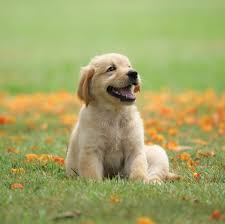
#> input picture dog1.jpg, 225 x 224 px
$ jupyter execute --allow-errors OpenCv.ipynb
#> lines starting #> are read from the running program, lines starting #| are printed output that depends on the picture
[cell 1]
import cv2 as cv
import numpy as np

[cell 2]
# read and show image

[cell 3]
img = cv.imread("dog1.jpg")
#> img is the input picture: shape (224, 225, 3); mean B, G, R 102.4, 164.2, 162
cv.imshow("dog",img)
cv.waitKey(0)
cv.destroyAllWindows()

[cell 4]
#image read and resize

[cell 5]
imgSlide = cv.imread("img.jpg")
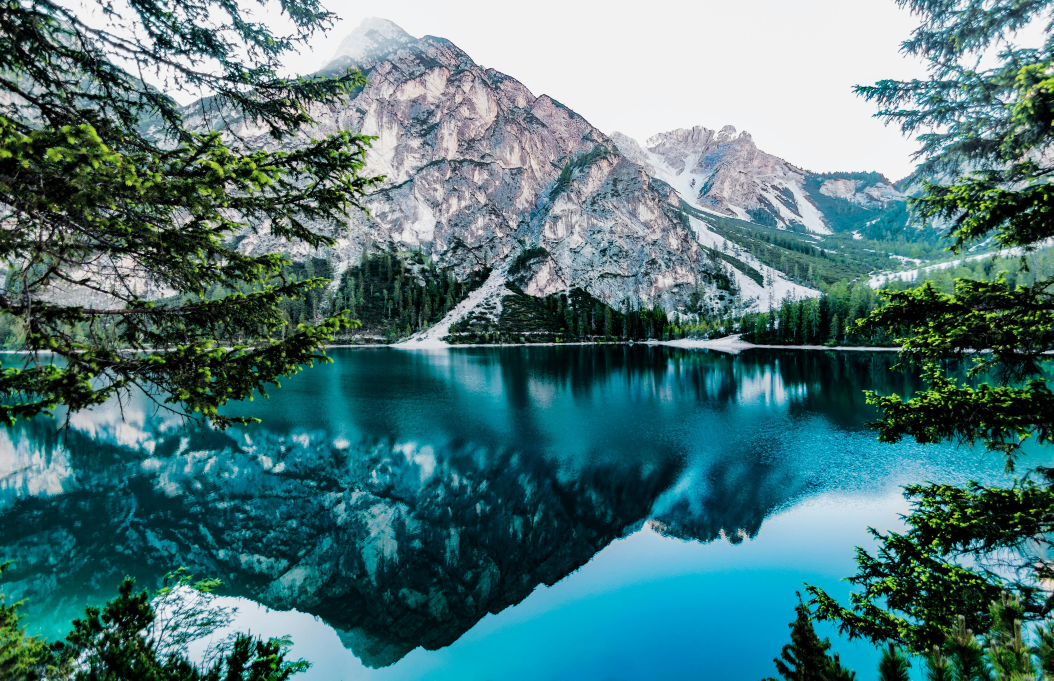
#> input picture img.jpg, 5266 x 3403 px (shown at 1/5 size)
#> imgSlide is the input picture: shape (3403, 5266, 3); mean B, G, R 122.4, 120.4, 78.5
imgResize = cv.resize(imgSlide,(500,300))
cv.imshow("slide",imgResize)
cv.waitKey(0)
cv.destroyAllWindows()

[cell 6]
# multiple images in single frames veritcal and vorizontal

[cell 7]
imgD = cv.imread("img.jpg")
imgD1 = cv.imread("dog.jpg")
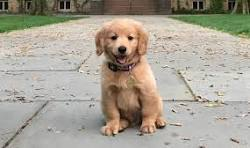
#> input picture dog.jpg, 250 x 148 px
#> imgD1 is the input picture: shape (148, 250, 3); mean B, G, R 149.1, 162, 168.5
resize = cv.resize(imgD,(200,200))
resize1 = cv.resize(imgD1,(200,200))

horiz = np.hstack([resize,resize1,resize,resize1])
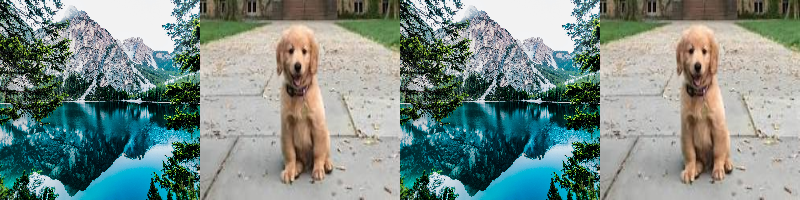
#> horiz: shape (200, 800, 3); mean B, G, R 135.6, 141.1, 123.4
vertical = np.vstack([horiz,horiz,horiz])
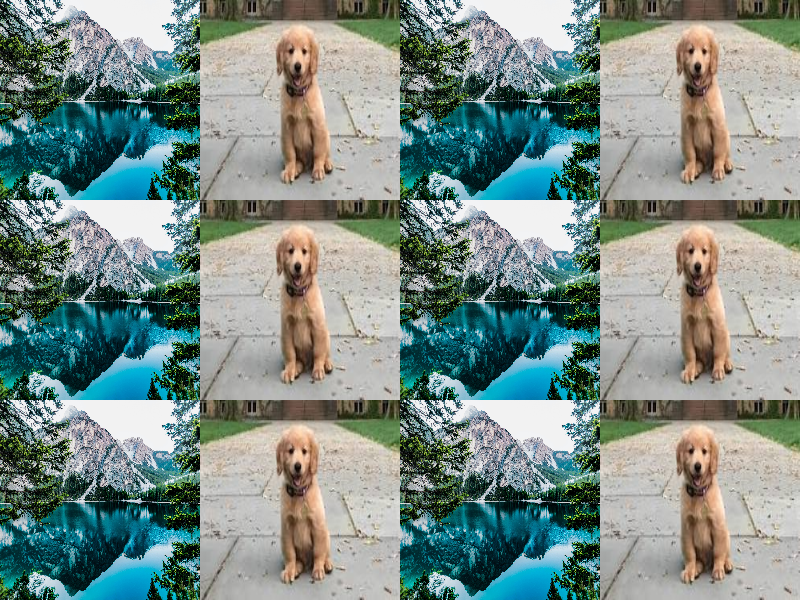
#> vertical: shape (600, 800, 3); mean B, G, R 135.6, 141.1, 123.4
cv.imshow("img",vertical)
cv.waitKey(0)
cv.destroyAllWindows()

[cell 8]
# slide the images

[cell 9]
imgList = ["dog.jpg","dog1.jpg","img.jpg"]
for i in imgList:
    img = cv.imread(i,1)
    resize = cv.resize(img,(500,300))
#> resize: shape (300, 500, 3)
    cv.imshow("Manish",resize)
    cv.waitKey(0)

cv.destroyAllWindows()

[cell 10]
# overlap the images

[cell 11]
img = cv.imread("dog.jpg")
img1 = cv.imread("dog1.jpg")

res = cv.resize(img,(400,300))
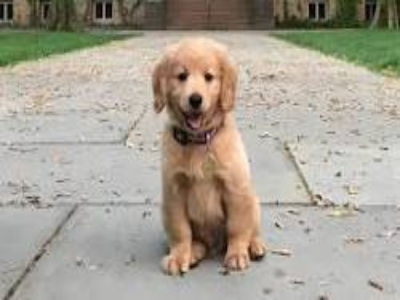
#> res: shape (300, 400, 3); mean B, G, R 149, 161.9, 168.4
res1 = cv.resize(img1,(400,300))
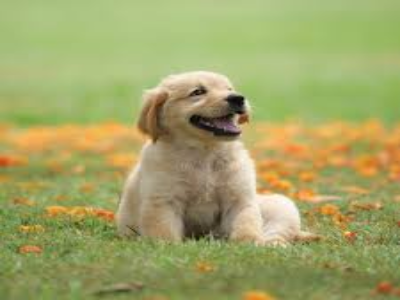
#> res1: shape (300, 400, 3); mean B, G, R 102.3, 164, 161.8

overLap = cv.addWeighted(res,2,res1,0.7,4)
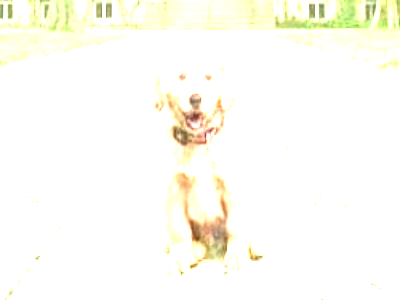
#> overLap: shape (300, 400, 3); mean B, G, R 243.6, 252.1, 252.9
cv.imshow("overlap",overLap)
cv.waitKey(0)
cv.destroyAllWindows()

[cell 12]
#edge detection

[cell 13]
img = cv.imread("dog.jpg")
res = cv.resize(img,(400,300))
newImg = cv.Canny(res,100,70)
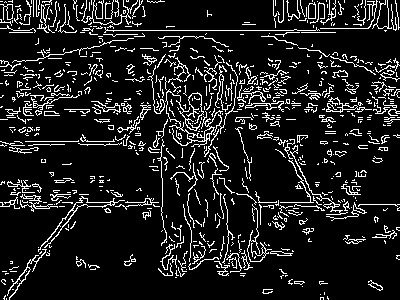
#> newImg: shape (300, 400); 11.7% white in thin lines or dots
#> `resize = cv.resize(read,(300,200))`:
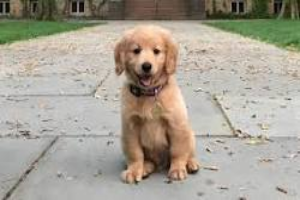
#> resize: shape (200, 300, 3); mean B, G, R 149, 161.9, 168.4
cv.imshow("Img",newImg)
cv.waitKey(0)
cv.destroyAllWindows()

[cell 14]
# blur the images

[cell 15]
img = cv.imread("dog2.jpg",1)
if img is None:
    print("no image")
else:
    res = cv.resize(img,(300,200))
#     newImg = cv.medianBlur(res,5)
    newImg = cv.bilateralFilter(res,12,100,100)
    cv.imshow("Img",newImg)
    cv.waitKey(0)
    cv.destroyAllWindows()

[cell 16]
# save images

[cell 17]
listG=[]
dogList = ["dog.jpg","dog1.jpg","dog2.jpg"]
#> (the rest of this cell did not finish here and is left out)

[cell 18]
# capture video from webcam

[cell 19]
video = cv.VideoCapture(0)

while video.isOpened():
    ret,frame = video.read()
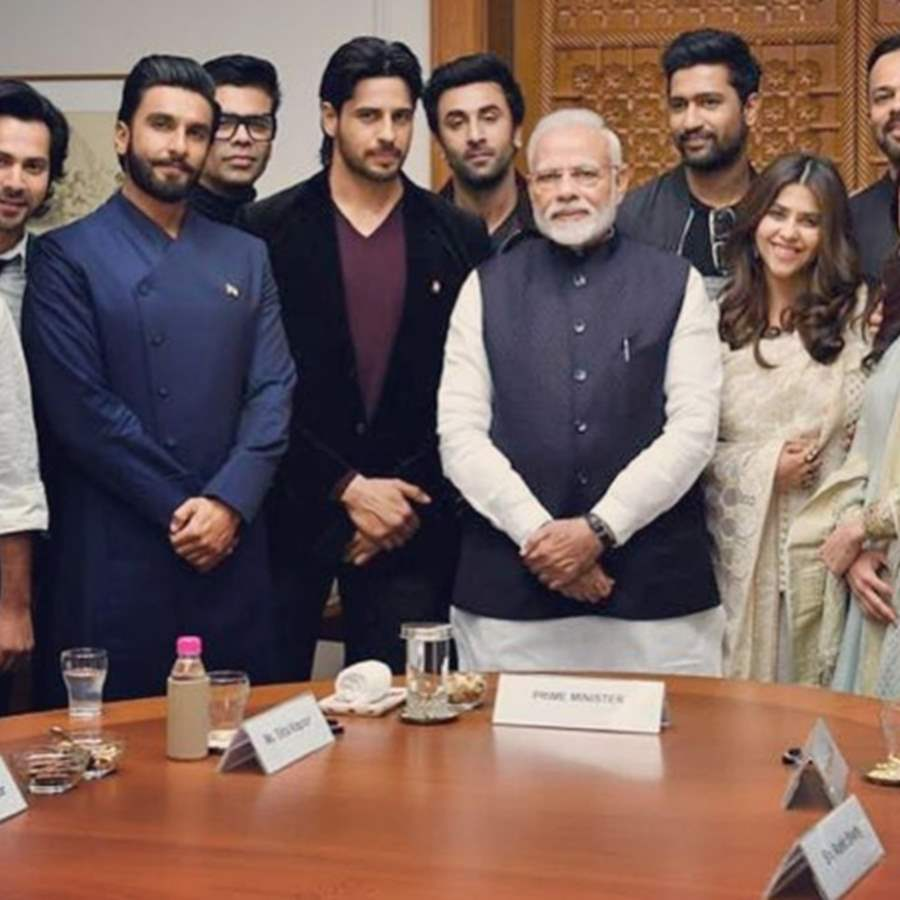
#> input picture actor.jpg, 900 x 900 px, given in place of the camera
#> frame is the input picture: shape (900, 900, 3); mean B, G, R 91.6, 96.5, 120.1
    if ret == True:
        cv.imshow("opne",frame)
        if cv.waitKey(25) & 0xff == ord("p"):
#> (key Esc is pressed here)
            break
    else:
        break


video.release()
cv.destroyAllWindows()
